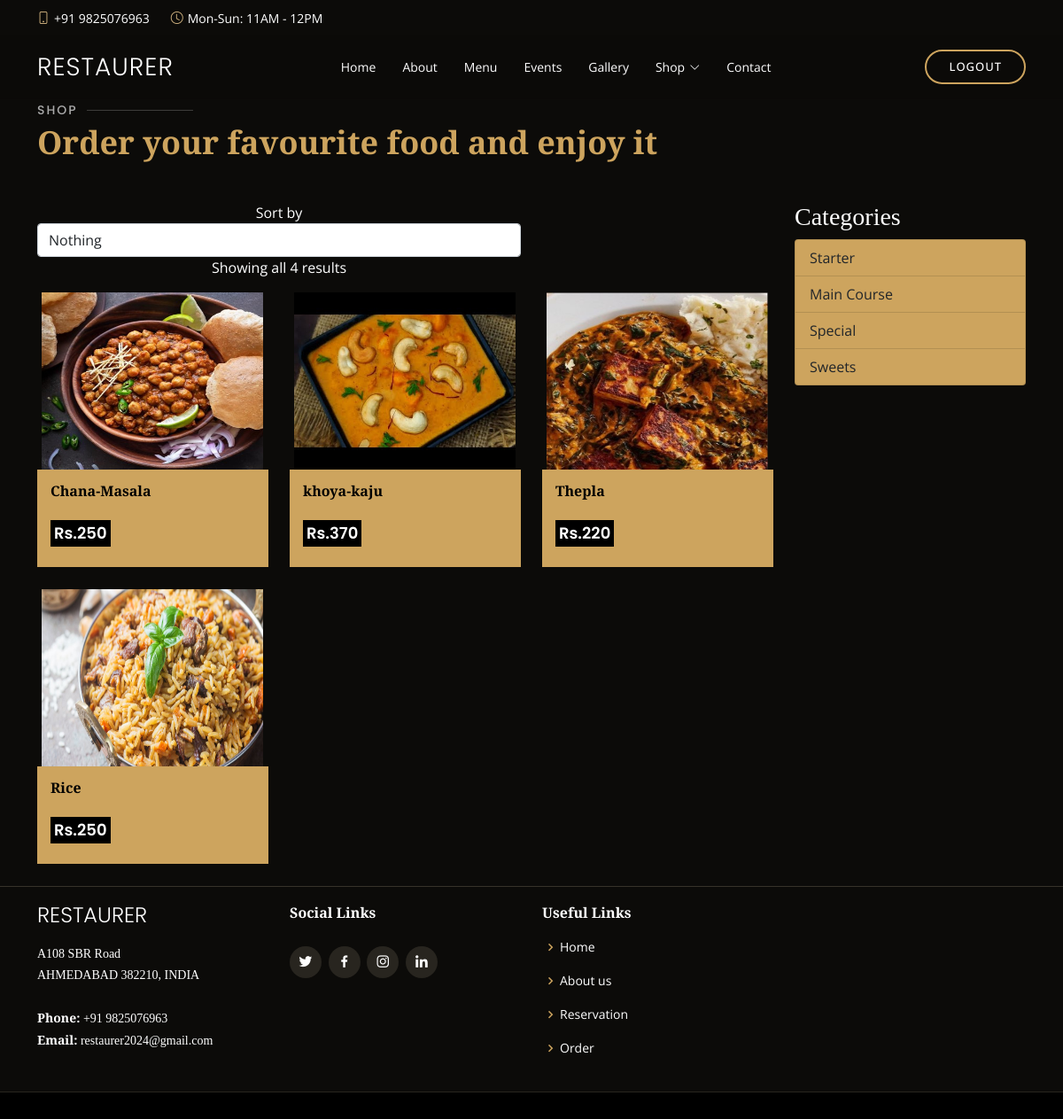
Page /category/2 on the committed database.
### myapp/models.py (models this page shows, shortened)
class Add_product(models.Model):
    user_id = models.ForeignKey(User,on_delete=models.CASCADE)
    category_id = models.ForeignKey(Category,on_delete=models.CASCADE)
    name = models.CharField(max_length=30)
    price = models.IntegerField()
    qty = models.IntegerField()
    pic = models.ImageField(upload_to='img')
    dec = models.TextField()

class Category(models.Model):
    name = models.CharField(max_length=25)

### myapp/views.py (the view)
# urls.py: path('category/<int:id>',views.category, name='category'),
def category(request,id):
    pid = Add_product.objects.filter(category_id=id)
    cid = Category.objects.all()
    con={
        'pid' : pid,
        'cid' : cid
    }
    return render(request,"order.html",con)

### myapp/templates/order.html (shortened to what this page needs)
{% load static %}
<!DOCTYPE html>
<html lang="en">
<head>
  <link href="{% static 'vendor/animate.css/animate.min.css' %}" rel="stylesheet">
  <link href="{% static 'vendor/aos/aos.css' %}" rel="stylesheet">
  <link href="{% static 'vendor/bootstrap/css/bootstrap.min.css' %}" rel="stylesheet">
  <link href="{% static 'vendor/bootstrap-icons/bootstrap-icons.css' %}" rel="stylesheet">
  <link href="{% static 'vendor/boxicons/css/boxicons.min.css' %}" rel="stylesheet">
  <link href="{% static 'vendor/glightbox/css/glightbox.min.css' %}" rel="stylesheet">
  <link href="{% static 'vendor/swiper/swiper-bundle.min.css' %}" rel="stylesheet">
  <link href="{% static 'css/style.css' %}" rel="stylesheet">
 </head>
<body>
  <div id="topbar" class="d-flex align-items-center fixed-top">
    <div class="container d-flex justify-content-center justify-content-md-between">
      <div class="contact-info d-flex align-items-center">
        <i class="bi bi-phone d-flex align-items-center"><span>+91 9825076963</span></i>
        <i class="bi bi-clock d-flex align-items-center ms-4"><span> Mon-Sun: 11AM - 12PM</span></i>
      </div>
    </div>
  </div>
  <header id="header" class="fixed-top d-flex align-items-cente">
    <div class="container-fluid container-xl d-flex align-items-center justify-content-lg-between">
      <h1 class="logo me-auto me-lg-0"><a href="index.html">Restaurer</a></h1>
       <nav id="navbar" class="navbar order-last order-lg-0">
        <ul>
          <li><a class="nav-link scrollto {% if request.path == '/' %}active{% endif %}" href="/">Home</a></li>
          <li><a class="nav-link scrollto {% if request.path == '/aboutUs' %}active{% endif %}" href="/aboutUs">About</a></li>
          <li><a class="nav-link scrollto {% if request.path == '/menu' %}active{% endif %}" href="/menu">Menu</a></li>
          <li><a class="nav-link scrollto {% if request.path == '/events' %}active{% endif %}" href="/events">Events</a></li>
          <li><a class="nav-link scrollto {% if request.path == '/gallery' %}active{% endif %}" href="/gallery">Gallery</a></li>
          <li class="dropdown"><a href="#"><span>Shop</span> <i class="bi bi-chevron-down"></i></a>
          </li>
          <li><a class="nav-link scrollto {% if request.path == '/contact' %}active{% endif %}" href="/contact">Contact</a></li>
        </ul>
      </nav>
      <a href="/logout" class="book-a-table-btn scrollto d-none d-lg-flex">Logout</a>
    </div>
  </header>
    <main id="main">
    <div class="container"><br>
        <div class="section-title"><br><br>
          <br><br><h2>Shop</h2>
          <p>Order your favourite food and enjoy it</p>
        </div>
      </div>
    <div class="shop-box-inner">
        <div class="container">
            <div class="row">
                <div class="col-xl-9 col-lg-9 col-sm-12 col-xs-12 shop-content-right">
                    <div class="right-product-box">
                        <div class="product-item-filter row">
                            <div class="col-12 col-sm-8 text-center text-sm-left">
                                <div class="toolbar-sorter-right">
                                    <span>Sort by </span>
                                    <select id="basic" class="selectpicker show-tick form-control" data-placeholder="$ USD">
									<option data-display="Select">Nothing</option>
								</select>
                                </div>
                                <p>Showing all 4 results</p>
                            </div>
                        </div>
                        <div class="product-categorie-box">
                            <div class="tab-content">
                                <div role="tabpanel" class="tab-pane fade show active" id="grid-view">
                                    <div class="row">
                                        {% for i in pid %}
                                        <div class="col-sm-6 col-md-6 col-lg-4 col-xl-4">
                                            <div class="products-single fix">
                                                <div class="box-img-hover">
                                                    <img src="{{i.pic.url}}" style="height: 200px; width:250px;" class="img-fluid" alt="Image">
                                                </div>
                                                <div class="why-text">
                                                    <h5>{{i.name}}</h5>
                                                    <h6>Rs.{{i.price}}</h6>
                                                </div>
                                            </div>
                                        </div>
                                            {% endfor %}
                                    </div>
                                </div>
                            </div>
                        </div>
                    </div>
                </div>
				<div class="col-xl-3 col-lg-3 col-sm-12 col-xs-12 sidebar-shop-left">
                    <div class="product-categori">
                        <div class="filter-sidebar-left">
                            <div class="title-left">
                                <h3>Categories</h3>
                            </div>
                            <div class="list-group list-group-collapse list-group-sm list-group-tree" id="list-group-men" data-children=".sub-men">
                                {% for i in cid %}
                                <a href="{% url 'category' i.id %}" class="list-group-item list-group-item-action ">{{i.name}}</a>
                                {% endfor %}
                            </div>
                        </div>
                    </div>
                </div>
            </div>
        </div>
    </div>
    </main>
    <footer id="footer">
        <div class="footer-top">
          <div class="container">
            <div class="row">
              <div class="col-lg-3 col-md-6">
                <div class="footer-info">
                  <h3>Restaurer</h3>
                  <p>
                    A108 SBR Road <br>
                    AHMEDABAD 382210, INDIA<br><br>
                    <strong>Phone:</strong> +91 9825076963<br>
                    <strong>Email:</strong> restaurer2024@gmail.com<br>
                  </p>
                </div>
              </div>
              <div class="col-lg-3 col-md-4 footer-links">
                <h4>Social Links</h4>
                <div class="social-links mt-3">
                  <a href="#" class="twitter"><i class="bx bxl-twitter"></i></a>
                  <a href="#" class="facebook"><i class="bx bxl-facebook"></i></a>
                  <a href="#" class="instagram"><i class="bx bxl-instagram"></i></a>
                  <a href="#" class="linkedin"><i class="bx bxl-linkedin"></i></a>
                </div>
              </div>
              <div class="col-lg-3 col-md-4 footer-links">
                <h4>Useful Links</h4>
                <ul>
                  <li><i class="bx bx-chevron-right"></i> <a href="/">Home</a></li>
                  <li><i class="bx bx-chevron-right"></i> <a href="aboutUs">About us</a></li>
                  <li><i class="bx bx-chevron-right"></i> <a href="reservation">Reservation</a></li>
                  <li><i class="bx bx-chevron-right"></i> <a href="order">Order</a></li>
                </ul>
              </div>
            </div>
          </div>
        </div>
      </footer>
    </body>
    </html>

### myapp/static/css/style.css (style rules this page uses)
.list-group a { background-color: #cda45e; }
.products-single { overflow: hidden; position: relative; margin-bottom: 25px; }
.products-single .box-img-hover { overflow: hidden; position: relative; }
.box-img-hover img { margin: 0 auto; text-align: center; display: block; }
.why-text { background: #cda45e; color: black; padding: 15px; }
.why-text h5 { font-size: 16px; font-weight: 700; padding-bottom: 15px; }
.why-text h6 { font-size: 18px; font-family: 'Poppins', sans-serif; padding: 4px; display: inline-block; background: black; color: #ffffff; font-weight: 600; }
body { font-family: "Open Sans", sans-serif; background: #0c0b09; color: #fff; }
a { color: #cda45e; text-decoration: none; }
h1, h2, h3, h4, h5, h6 { font-family: "Playfair Display", serif; }
#topbar { height: 40px; font-size: 14px; transition: all 0.5s; z-index: 996; }
#topbar .contact-info i { font-style: normal; color: #d9ba85; }
#topbar .contact-info i span { padding-left: 5px; color: #fff; }
#header { background: rgba(12, 11, 9, 0.6); border-bottom: 1px solid rgba(12, 11, 9, 0.6); transition: all 0.5s; z-index: 997; padding: 15px 0; top: 40px; }
#header .logo { font-size: 28px; margin: 0; padding: 0; line-height: 1; font-weight: 300; letter-spacing: 1px; text-transform: uppercase; font-family: "Poppins", sans-serif; }
#header .logo a { color: #fff; }
.book-a-table-btn { margin: 0 0 0 15px; border: 2px solid #cda45e; color: #fff; border-radius: 50px; padding: 8px 25px; text-transform: uppercase; font-size: 13px; font-weight: 500; letter-spacing: 1px; transition: 0.3s; }
.navbar { padding: 0; }
.navbar ul { margin: 0; padding: 0; display: flex; list-style: none; align-items: center; }
.navbar li { position: relative; }
.navbar a { display: flex; align-items: center; justify-content: space-between; padding: 10px 0 10px 30px; color: #fff; white-space: nowrap; transition: 0.3s; font-size: 14px; }
.navbar a i { font-size: 12px; line-height: 0; margin-left: 5px; }
.section-title { padding-bottom: 40px; }
.section-title h2 { font-size: 14px; font-weight: 500; padding: 0; line-height: 1px; margin: 0 0 5px 0; letter-spacing: 2px; text-transform: uppercase; color: #aaaaaa; font-family: "Poppins", sans-serif; }
.section-title h2::after { content: ""; width: 120px; height: 1px; display: inline-block; background: rgba(255, 255, 255, 0.2); margin: 4px 10px; }
.section-title p { margin: 0; margin: 0; font-size: 36px; font-weight: 700; font-family: "Playfair Display", serif; color: #cda45e; }
#footer { background: black; padding: 0 0 30px 0; color: #fff; font-size: 14px; }
#footer .footer-top { background: #0c0b09; border-top: 1px solid #37332a; border-bottom: 1px solid #28251f; padding: 20px 0 0 0; }
#footer .footer-top .footer-info { margin-bottom: 30px; }
#footer .footer-top .footer-info h3 { font-size: 24px; margin: 0 0 20px 0; padding: 0px 0 0px 0; line-height: 1; font-weight: 300; text-transform: uppercase; font-family: "Poppins", sans-serif; }
#footer .footer-top .footer-info p { font-size: 14px; line-height: 24px; margin-bottom: 0; font-family: "Playfair Display", serif; color: #fff; }
#footer .footer-top .social-links a { font-size: 18px; display: inline-block; background: #28251f; color: #fff; line-height: 1; padding: 8px 0; margin-right: 4px; border-radius: 50%; text-align: center; width: 36px; height: 36px; transition: 0.3s; }
#footer .footer-top h4 { font-size: 16px; font-weight: 600; color: #fff; position: relative; padding-bottom: 12px; }
#footer .footer-top .footer-links { margin-bottom: 30px; }
#footer .footer-top .footer-links ul { list-style: none; padding: 0; margin: 0; }
#footer .footer-top .footer-links ul i { padding-right: 2px; color: #cda45e; font-size: 18px; line-height: 1; }
#footer .footer-top .footer-links ul li { padding: 10px 0; display: flex; align-items: center; }
#footer .footer-top .footer-links ul li:first-child { padding-top: 0; }
#footer .footer-top .footer-links ul a { color: #fff; transition: 0.3s; display: inline-block; line-height: 1; }

### rows in the picture
Add_product: pic (picture), name "Chana-Masala", price "250"
Add_product: pic (picture), name "khoya-kaju", price "370"
Add_product: pic (picture), name "Thepla", price "220"
Add_product: pic (picture), name "Rice", price "250"
Category: name "Starter"
Category: name "Main Course"
Category: name "Special"
Category: name "Sweets"
